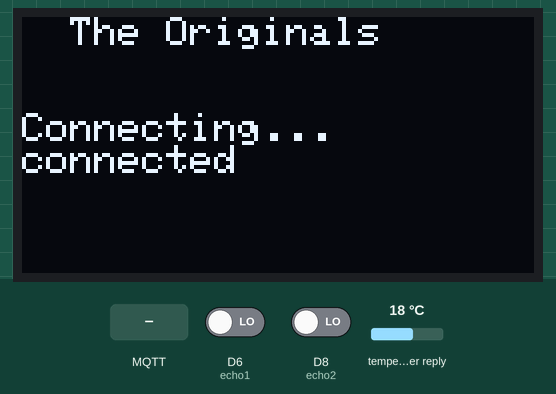
Recording of a sketch running on a simulated ESP8266 (NodeMCU). On the bench: 128×64 one-colour display. The inputs (shaded band) are chosen by the test bench; at power-on: D6 (echo1) LOW, D8 (echo2) LOW, temperature in the weather reply 18 °C. WiFi joins after 1.5 s; servers stay silent unless stated; no MQTT or app messages arrive unless stated; web services answer with replies made up by the test bench; what the sketch prints to the serial monitor is not drawn.

Above: at 2.7 s.
At 8.9 s:
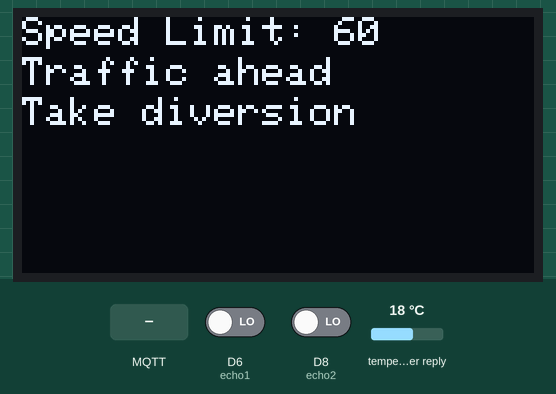
9.0 s: MQTT message "Accident Occured" arrives on the first subscribed topic
At 18.4 s:
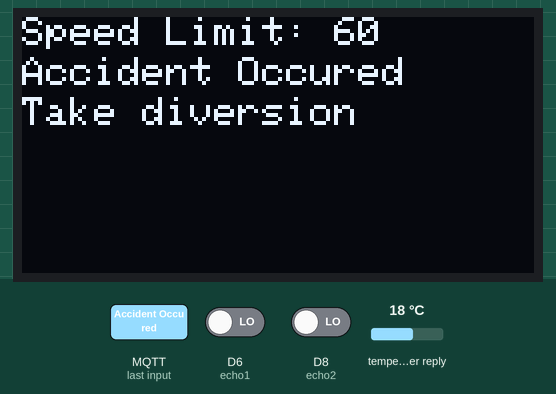
18.7 s: MQTT message "on" arrives on the first subscribed topic
At 28.3 s:
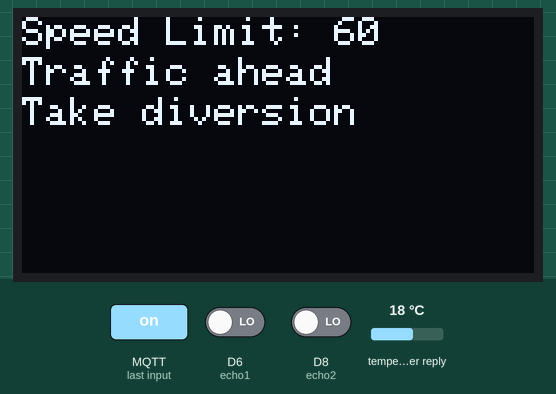
Timing chart, 0 to 29.8 s (numbered marks = the images above; inputs shaded):
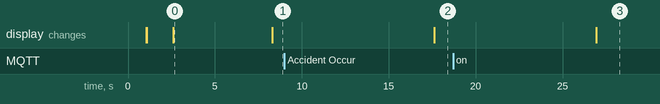

The sketch:

SSB.ino
```cpp
#include <ESP8266WiFi.h>
#include <ESP8266HTTPClient.h>
#include <ArduinoJson.h>
#include <Wire.h>
#include <Adafruit_GFX.h>
#include <Adafruit_SSD1306.h>

#define OLED_RESET   5
Adafruit_SSD1306 display(OLED_RESET);
#include <PubSubClient.h>
#define SSD1306_LCDHEIGHT 64
#define trig1 D5
#define echo1 D6
#define trig2 D7
#define echo2 D8
void PublishData(int command);
void callback(char* subtopic, byte* payload, unsigned int payloadLength);

// set Wi-Fi SSID and password
const char *ssid     = "vivo 1713";
const char *password = "99999999";
//---------DEVICE CRED----------
#define ORG "ks6fk6"
#define DEVICE_TYPE "node123"
#define DEVICE_ID "nodes4321"
#define TOKEN "0987654321"
String command;
int x;
int h;
char server[] = ORG ".messaging.internetofthings.ibmcloud.com";
char subtopic[] = "iot-2/cmd/SSB/fmt/String";
char pubtopic[] = "iot-2/evt/SSB/fmt/json";
char authMethod[] = "use-token-auth";
char token[] = TOKEN;
char clientId[] = "d:" ORG ":" DEVICE_TYPE ":" DEVICE_ID;
//Serial.println(clientID);


// set location and API key
String Location = "Tokyo, JP";
String API_Key  = "Your API key here";


WiFiClient wifiClient;
PubSubClient client(server, 1883, callback, wifiClient);

void wifiConnect();
void mqttConnect();
void initManagedDevice();
void setup(void)
{
  pinMode(trig1,OUTPUT);
  pinMode(echo1,INPUT);
  pinMode(trig2,OUTPUT);
  pinMode(echo2,INPUT);
  Serial.begin(9600);
  delay(1000);

  Wire.begin(4, 0);
  display.begin(SSD1306_SWITCHCAPVCC, 0x3C);
  Wire.setClock(400000L);
  display.clearDisplay();  // clear the display buffer
  display.setTextColor(WHITE, BLACK);
  display.setTextSize(1);
  display.setCursor(0, 0);
  display.println("  The Originals  ");
  display.display();

  WiFi.begin(ssid, password);

  Serial.print("Connecting.");
  display.setCursor(0, 24);
  display.println("Connecting...");
  display.display();
  while ( WiFi.status() != WL_CONNECTED )
  {
    delay(500);
    Serial.print(".");
  }
  Serial.println("connected");
  display.print("connected");
  display.display();
   mqttConnect();
  delay(1000);

}

void loop()
{
  if (WiFi.status() == WL_CONNECTED)
  {
    HTTPClient http;
    http.begin("http://api.openweathermap.org/data/2.5/weather?q=" + Location + "&APPID=" + API_Key);
    int httpCode = http.GET();
    if (httpCode > 0)
    {
      String payload = http.getString();   //Get the request response payload

      DynamicJsonBuffer jsonBuffer(512);

      // Parse JSON object
      JsonObject& root = jsonBuffer.parseObject(payload);
      if (!root.success()) {
        Serial.println(F("Parsing failed!"));
        return;
      }

      float temp = (float)(root["main"]["temp"]) - 273.15;
       h= root["main"]["humidity"];
      float pressure = (float)(root["main"]["pressure"]) / 1000;
      float wind_speed = root["wind"]["speed"];
      int  wind_degree = root["wind"]["deg"];
    }

    http.end();   //Close connection

  }
  digitalWrite(trig1, LOW);
  delay(100);
  digitalWrite(trig1, HIGH);
  delay(100);
  digitalWrite(trig1, LOW);
  int du1=pulseIn(echo1,HIGH);
  int dis1=(du1*0.034)/2;
  digitalWrite(trig2, LOW);
  delay(100);
  digitalWrite(trig2, HIGH);
  delay(100);
  digitalWrite(trig2, LOW);
  int du2=pulseIn(echo2,HIGH);
  int dis2=(du2*0.034)/2;
  Serial.print("Obstacle is at distance1:");
  Serial.println(dis1);
  Serial.print("Obstacle is at distance2:");
  Serial.println(dis2);
  display.clearDisplay();
  display.setCursor(0,0);
  if(dis1<100 && dis2<100 && h<80)
  {
    delay(2000);
    display.print("Speed Limit: 60");
    display.setCursor(0,10);
    if(dis1<100 && dis2<100)
    {
        Serial.print(command);
        if(command == "Road under construction")
        {
          x=1;
          display.print("Road under construction");
        }
        else if(command == "Accident Occured"){
          x=2;
          display.print("Accident Occured");
        }
      else{
        x=3;
        display.print("Traffic ahead ");

      }
    display.setCursor(0,20);
    display.println("Take diversion");
    display.display();
    }
  }
  else if(dis1>100 && dis2>100 && h<80)
  {
    display.print("Speed Limit: 60");
    display.setCursor(0,10);
    display.print("Go Ahead");
    display.display();
    command="";
    display.clearDisplay();
    x=101;
  }
   else if(dis1<100 && dis2<100 && h>80)
  {
    display.print("Speed Limit: 40");
    display.setCursor(0,10);
    display.print("Go Slow");
    display.setCursor(0,20);
    display.print("Traffic Ahead");
    display.display();
    command="";
    display.clearDisplay();
    x=101;
  }
  else if (h>80)
  {
    display.print("Speed Limit: 40");
    display.setCursor(0,10);
    display.print("Go Slow");
    display.display();
    command="";
  }
  PublishData(x);
  if (!client.loop()) {
    mqttConnect();
  }   // wait 1 minute

}
void wifiConnect() {
  Serial.print("Connecting to "); Serial.print(ssid);
  WiFi.begin(ssid, password);
  while (WiFi.status() != WL_CONNECTED) {
    delay(500);
    Serial.print(".");
  }
  Serial.print("WiFi connected, IP address: ");
  Serial.println(WiFi.localIP());
}
void mqttConnect() {
  if (!client.connected()) {
    Serial.print("Reconnecting MQTT client to ");
    Serial.println(server);
    while (!client.connect(clientId, authMethod, token)) {
      Serial.print(".");
      delay(500);
    }
    initManagedDevice();
    Serial.println();
  }
}

void initManagedDevice() {
  if (client.subscribe(subtopic)) {
    Serial.println("subscribe to cmd OK");
  } else {
    Serial.println("subscribe to cmd FAILED");
  }
}
void callback(char* subtopic, byte* payload, unsigned int payloadLength) {
Serial.print("callback invoked for sub topic: ");
Serial.println(subtopic);
command="";
for (int i = 0; i < payloadLength; i++) {
  command += (char)payload[i];
}
  Serial.println(command);
}

void PublishData(int command){
 if (!!!client.connected()) {
 Serial.print("Reconnecting client to ");
 Serial.println(server);
 while (!!!client.connect(clientId, authMethod, token)) {
 Serial.print(".");
 delay(500);
 }
 Serial.println();
 }
  String payload = "{\"d\":{\"command\":";
  payload += command;
  payload += "}}";
 Serial.print("Sending payload: ");
 Serial.println(payload);

 if (client.publish(pubtopic, (char*) payload.c_str())) {
 Serial.println("Publish ok");
 } else {
 Serial.println("Publish failed");
 }

}
```

Measured:
- after the input at 9.0 s, the display: changes after 8.6 s (image 2)
- after the input at 18.7 s, the display: changes after 8.2 s (image 3)
- what the display in image 0 shows lasts 5.7 s, from 2.6 s to 8.3 s
